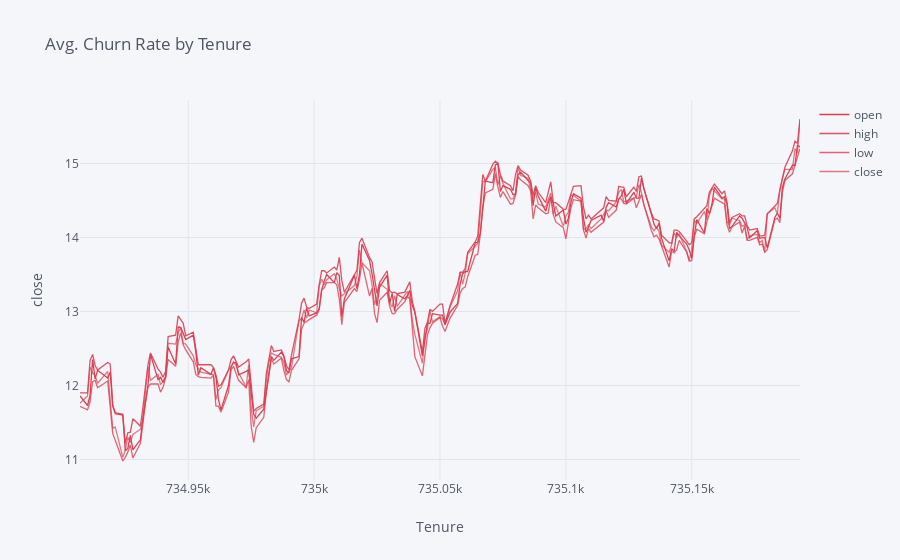

Here is the notebook cell this chart was saved with:
### Code cell
data_BAC.iplot(kind='line', x='date', xTitle='Tenure', color='red',
           yTitle='close', title='Avg. Churn Rate by Tenure')

### Figure 1 — Plotly figure (JSON) as saved in the notebook; plotly's stock layout.template omitted (floating-point values rounded to 4 significant figures; data arrays with more than 128 entries replaced by an {"elided": "..."} marker saying what was removed)
{"data": [{"line": {"color": "rgba(219, 64, 82, 1.0)", "dash": "solid", "shape": "linear", "width": 1.3}, "mode": "lines", "name": "open", "text": "", "type": "scatter", "x": {"elided": "200 int values"}, "y": {"elided": "200 float values"}}, {"line": {"color": "rgba(219, 64, 82, 0.8999999999999999)", "dash": "solid", "shape": "linear", "width": 1.3}, "mode": "lines", "name": "high", "text": "", "type": "scatter", "x": {"elided": "200 int values"}, "y": {"elided": "200 float values"}}, {"line": {"color": "rgba(219, 64, 82, 0.7999999999999998)", "dash": "solid", "shape": "linear", "width": 1.3}, "mode": "lines", "name": "low", "text": "", "type": "scatter", "x": {"elided": "200 int values"}, "y": {"elided": "200 float values"}}, {"line": {"color": "rgba(219, 64, 82, 0.7)", "dash": "solid", "shape": "linear", "width": 1.3}, "mode": "lines", "name": "close", "text": "", "type": "scatter", "x": {"elided": "200 int values"}, "y": {"elided": "200 float values"}}], "layout": {"legend": {"bgcolor": "#F5F6F9", "font": {"color": "#4D5663"}}, "paper_bgcolor": "#F5F6F9", "plot_bgcolor": "#F5F6F9", "title": {"font": {"color": "#4D5663"}, "text": "Avg. Churn Rate by Tenure"}, "xaxis": {"gridcolor": "#E1E5ED", "showgrid": true, "tickfont": {"color": "#4D5663"}, "title": {"font": {"color": "#4D5663"}, "text": "Tenure"}, "zerolinecolor": "#E1E5ED"}, "yaxis": {"gridcolor": "#E1E5ED", "showgrid": true, "tickfont": {"color": "#4D5663"}, "title": {"font": {"color": "#4D5663"}, "text": "close"}, "zerolinecolor": "#E1E5ED"}}}
